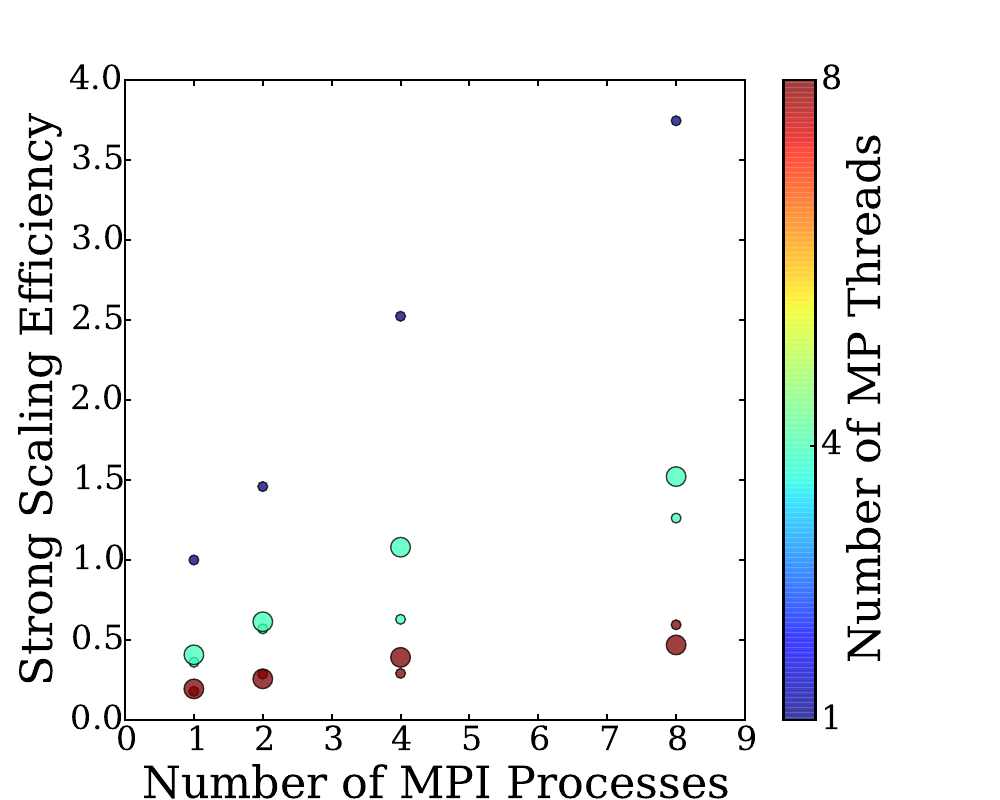

The script that saved this image:
import numpy as np
import matplotlib.pyplot as plt

plt.style.use ("presentation")

data = np.genfromtxt ("../data/scaling", names = True)

s = plt.scatter (data ["nmpi"], data [0] ["med"] / (data ["med"] * (data ["nmpi"] * data ["nmp"])), c = data ["nmp"], s = data ["ntt"] * 50, alpha = 0.75)

# plt.xscale ("log")
plt.xlabel ("Number of MPI Processes")
# plt.yscale ("log")
plt.ylim ([0., None])
plt.ylabel ("Strong Scaling Efficiency")
cb = plt.colorbar (s)
cb.set_ticks ([1, 4, 8])
cb.set_label ("Number of MP Threads")

plt.savefig ("plot_scaling.pdf")
